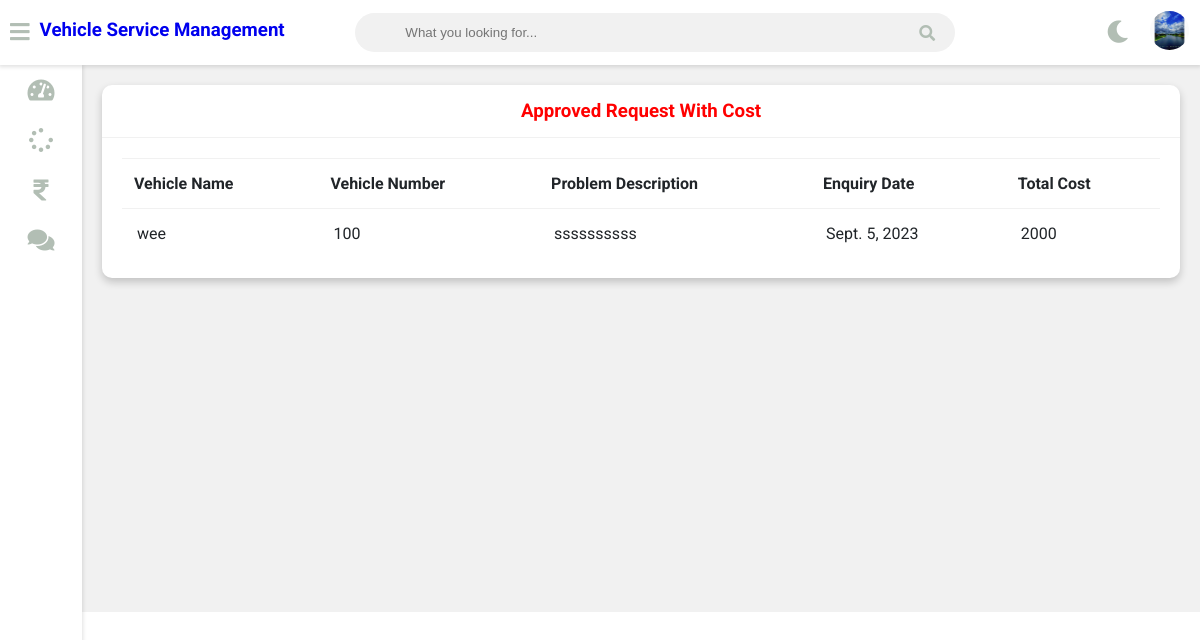
The page /customer-invoice (signed in) on the database its author committed.
### vehicle/models.py (models this page shows, shortened)
class Customer(models.Model):
    user=models.OneToOneField(User,on_delete=models.CASCADE)
    profile_pic= models.ImageField(upload_to='profile_pic/CustomerProfilePic/',null=True,blank=True)
    address = models.CharField(max_length=40)
    mobile = models.CharField(max_length=20,null=False)

class Request(models.Model):
    cat=(('two wheeler with gear','two wheeler with gear'),('two wheeler without gear','two wheeler without gear'),('three wheeler','three wheeler'),('four wheeler','four wheeler'))
    category=models.CharField(max_length=50,choices=cat)
    vehicle_no=models.PositiveIntegerField(null=False)
    vehicle_name = models.CharField(max_length=40,null=False)
    vehicle_model = models.CharField(max_length=40,null=False)
    vehicle_brand = models.CharField(max_length=40,null=False)
    problem_description = models.CharField(max_length=500,null=False)
    date=models.DateField(auto_now=True)
    cost=models.PositiveIntegerField(null=True)
    customer=models.ForeignKey('Customer', on_delete=models.CASCADE,null=True)
    mechanic=models.ForeignKey('Mechanic',on_delete=models.CASCADE,null=True)
    stat=(('Pending','Pending'),('Approved','Approved'),('Repairing','Repairing'),('Repairing Done','Repairing Done'),('Released','Released'))
    status=models.CharField(max_length=50,choices=stat,default='Pending',null=True)

### vehicle/views.py (the view)
# urls.py: path('customer-invoice', views.customer_invoice_view,name='customer-invoice'),
@login_required(login_url='customerlogin')
@user_passes_test(is_customer)
def customer_invoice_view(request):
    customer=models.Customer.objects.get(user_id=request.user.id)
    enquiries=models.Request.objects.all().filter(customer_id=customer.id).exclude(status='Pending')
    return render(request,'vehicle/customer_invoice.html',{'customer':customer,'enquiries':enquiries})

### vehicle/views.py (called while the page is built)
def is_customer(user):
    return user.groups.filter(name='CUSTOMER').exists()

### templates/vehicle/customer_invoice.html
{% extends 'vehicle/customerbase.html' %}
{% block content %}
	<div class="wrapper">
		<div class="row">
			<div class="col-12 col-m-12 col-sm-12">
				<div class="card">
					<div class="card-header">
						<h3 style="color:red; text-align:center" >Approved Request With Cost
						</h3>
					</div>
					<div class="card-content">
						<table>
							<thead>
                <tr>
                  <th>Vehicle Name</th>
                  <th>Vehicle Number</th>
                  <th>Problem Description</th>
                  <th>Enquiry Date</th>
									<th>Total Cost</th>
                </tr>
							</thead>
							<tbody>
                {% for enq in enquiries %}
                <tr>
                  <td>{{enq.vehicle_name}}</td>
                  <td>{{enq.vehicle_no}}</td>
                  <td>{{enq.problem_description}}</td>
                  <td>{{enq.date}}</td>
                  <td>{{enq.cost}}</td>
                </tr>
                {% endfor %}
							</tbody>
						</table>
					</div>
				</div>
			</div>
		</div>
<br><br><br><br><br><br><br><br><br><br><br><br><br><br><br><br>
	</div>
{% endblock content %}

### templates/vehicle/customerbase.html (shortened to what this page needs)
<!DOCTYPE html>
{% load static %}
<html>
<head>
	<link rel="stylesheet" type="text/css" href="https://cdnjs.cloudflare.com/ajax/libs/Chart.js/2.9.3/Chart.min.css">
	<link rel="stylesheet" type="text/css" href="{% static "fontawesome-free/css/all.min.css" %}">
	<link rel="stylesheet" type="text/css" href="{% static "style.css" %}">
</head>
<body class="overlay-scrollbar">
	<div class="navbar">
		<ul class="navbar-nav">
			<li class="nav-item">
				<a class="nav-link">
					<i class="fas fa-bars" onclick="collapseSidebar()"></i>
				</a>
			</li>
			<li class="nav-item">
			<a style="text-decoration:none;"href="/customer-dashboard"><h3>Vehicle Service Management</h3></a>
			</li>
		</ul>
		<form class="navbar-search">
			<input type="text" name="Search" class="navbar-search-input" placeholder="What you looking for...">
			<i class="fas fa-search"></i>
		</form>
		<ul class="navbar-nav nav-right">
			<li class="nav-item mode">
				<a class="nav-link" href="#" onclick="switchTheme()">
					<i class="fas fa-moon dark-icon"></i>
				</a>
			</li>
			<li class="nav-item avt-wrapper">
				<div class="avt dropdown">
					<img src="{% static  customer.profile_pic.url %} " alt="User image" class="dropdown-toggle" data-toggle="user-menu">
				</div>
			</li>
		</ul>
	</div>
	<div class="sidebar">
		<ul class="sidebar-nav">
			<li class="sidebar-nav-item">
				<a href="/customer-dashboard" class="sidebar-nav-link">
					<div>
						<i class="fas fa-tachometer-alt"></i>
					</div>
				</a>
			</li>
			<li  class="sidebar-nav-item">
				<a href="/customer-request" class="sidebar-nav-link">
					<div>
						<i class="fas fa-spinner"></i>
					</div>
				</a>
			</li>
			<li  class="sidebar-nav-item">
				<a href="/customer-invoice" class="sidebar-nav-link">
					<div>
						<i class="fas fa-rupee-sign"></i>
					</div>
				</a>
			</li>
			<li  class="sidebar-nav-item">
				<a href="/customer-feedback" class="sidebar-nav-link">
					<div>
					<i class="fas fa-comments"></i>
					</div>
				</a>
			</li>
		</ul>
	</div>
<div>
	<div class="content">
		{% block content %}
		{% endblock content %}
	</div>
</div>
</body>
</html>

### static/style.css (style rules this page uses)
:root { --primary-color:#b5c8fe ; --success-color: #6ab04c; --warning-color: #f0932b; --danger-color: #eb4d4b; --light-color: #212529; --light-second-color: #b2beb4; --light-background: #ffffff; --light-second-background: #f1f1f1; --dark-color: #909090; --dark-second-color: #f5f6fa; --dark-background: #23242D; --dark-second-background: #181818; }
.light { --main-bg-color: var(--light-background); --second-bg-color: var(--light-second-background); --main-color: var(--light-color); --second-color: var(--light-second-color); }
* { box-sizing: border-box; }
body { font-family: 'Roboto', sans-serif; background: var(--main-bg-color); color: var(--main-color); margin: 0; }
.navbar { display: flex; flex-direction: row; background: var(--main-bg-color); color: var(--main-color); position: fixed; top: 0; right: 0; left: 0; z-index: 101; box-shadow: rgba(0,0,0,0.12) 0px 1px 4px 1px; }
.navbar-nav { list-style: none; display: flex; flex-direction: row; padding-left: 0; margin-bottom: 0; margin-top: 0; }
.nav-link { float: left; text-align: center; padding: 21px 10px; text-decoration: none; font-size: 17px; color: var(--second-color); position: relative; }
.navbar-nav i { font-size: 1.4rem; }
.nav-right { margin-left: auto; }
.navbar-search { position: relative; margin: auto; width: 50%; }
.navbar-search input { background: var(--second-bg-color); border: none; padding: 12px 50px 12px 50px; width: 100%; outline: none; color: var(--main-color); border-radius: 20px; }
.navbar-search i { position: absolute; top: 50%; right: 20px; transform: translateY(-50%); color: var(--second-color); cursor: pointer; }
.avt img { width: 39px; height: 39px; border-radius: 50%; }
.avt { padding: 11px }
.dropdown { position: relative; }
.wrapper { padding: 10px; margin-left: 82px; padding-top: 75px; background: var(--second-bg-color); transition: margin-left .5s; }
.sidebar { width: 82px; height: 100vh; position: fixed; margin-top: 65px; background: var(--main-bg-color); box-shadow: rgba(0,0,0,0.12) 0px 1px 4px 1px; overflow: hidden; z-index: 100; transition: width .5s; }
.sidebar-nav { list-style: none; padding: 0; margin: 0; display: flex; flex-direction: column; align-items: center; height: 100vh; }
.sidebar-nav-item { width: 100%; }
.sidebar-nav-link { display: flex; align-items: center; color: var(--main-color); text-decoration: none; }
.sidebar-nav-link i { font-size: 1.5rem; color: var(--second-color); position: absolute; left: 50%; top: 50%; transform: translate(-50%, -50%); }
.sidebar-nav-link div { min-width: 82px; height: 50px; position: relative; }
.row { display: flex; flex-wrap: wrap; flex-direction: row; }
.row:after, .row:before { box-sizing: border-box; }
[class*="col-"] { padding: 10px; }
@media only screen and (min-width: 600px) { .col-sm-12 { width: 100%; } }
@media only screen and (min-width: 768px) { .col-m-12 { width: 100%; } }
@media only screen and (min-width: 992px) { .col-12 { width: 100%; } }
.card { background: var(--main-bg-color); color: var(--main-color); border-radius: 10px; margin-bottom: 10px; box-shadow: 0 4px 8px 0 rgba(0,0,0,0.2); }
.card-header { padding: 15px 30px; border-bottom: 1px solid var(--second-bg-color); position: relative; }
.card-header h3 { margin: 0; }
.card-content { padding: 20px; overflow-x: auto; }
table { border-collapse: collapse; width: 100%; }
table td { border-top: 1px solid var(--second-bg-color); padding: 15px; }
table th { border-top: 1px solid var(--second-bg-color); border-bottom: 1px solid var(--second-bg-color); padding: 15px 12px; text-align: left; }

### rows shown on the page
Customer: profile_pic (picture)
Request: vehicle_name "wee", vehicle_no "100", problem_description "ssssssssss", date "Sept. 5, 2023", cost "2000"
